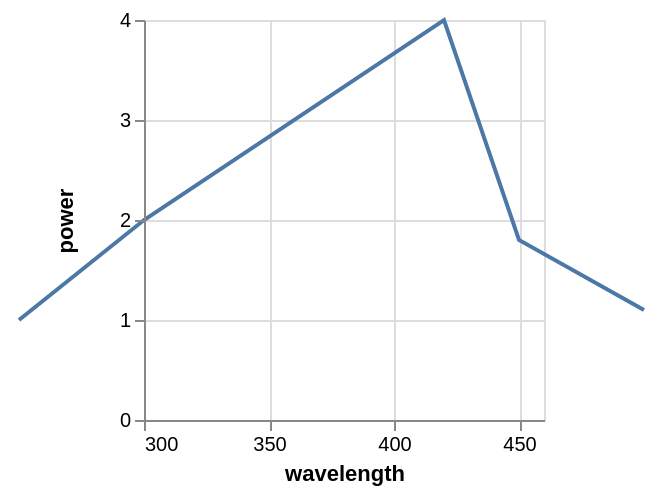

Vega-Lite specification stored for this chart:
### Vega specification from a JSON file in a GitHub repository (floating-point values rounded to 4 significant figures)
{"$schema": "https://vega.github.io/schema/vega/v3.0.json", "autosize": "pad", "padding": 5, "width": 200, "height": 200, "style": "cell", "data": [{"name": "source_0", "values": [{"wavelength": 250, "power": 1}, {"wavelength": 300, "power": 2}, {"wavelength": 420, "power": 4}, {"wavelength": 450, "power": 1.8}, {"wavelength": 500, "power": 1.1}]}, {"name": "data_0", "source": "source_0", "transform": [{"type": "formula", "expr": "toNumber(datum[\"wavelength\"])", "as": "wavelength"}, {"type": "formula", "expr": "toNumber(datum[\"power\"])", "as": "power"}]}], "marks": [{"name": "marks", "type": "line", "style": ["line"], "sort": {"field": "datum[\"wavelength\"]", "order": "descending"}, "from": {"data": "data_0"}, "encode": {"update": {"stroke": {"value": "#4c78a8"}, "x": {"scale": "x", "field": "wavelength"}, "y": {"scale": "y", "field": "power"}, "defined": {"signal": "datum[\"wavelength\"] !== null && !isNaN(datum[\"wavelength\"]) && datum[\"power\"] !== null && !isNaN(datum[\"power\"])"}}}}], "scales": [{"name": "x", "type": "linear", "domain": [300, 450], "range": [0, {"signal": "width"}], "nice": true, "zero": false}, {"name": "y", "type": "linear", "domain": {"data": "data_0", "field": "power"}, "range": [{"signal": "height"}, 0], "nice": true, "zero": true}], "axes": [{"scale": "x", "orient": "bottom", "title": "wavelength", "labelFlush": true, "labelOverlap": true, "tickCount": {"signal": "ceil(width/40)"}, "zindex": 1}, {"scale": "x", "orient": "bottom", "grid": true, "tickCount": {"signal": "ceil(width/40)"}, "gridScale": "y", "domain": false, "labels": false, "maxExtent": 0, "minExtent": 0, "ticks": false, "zindex": 0}, {"scale": "y", "orient": "left", "title": "power", "labelOverlap": true, "tickCount": {"signal": "ceil(height/40)"}, "zindex": 1}, {"scale": "y", "orient": "left", "grid": true, "tickCount": {"signal": "ceil(height/40)"}, "gridScale": "x", "domain": false, "labels": false, "maxExtent": 0, "minExtent": 0, "ticks": false, "zindex": 0}], "config": {"axisY": {"minExtent": 30}}}
